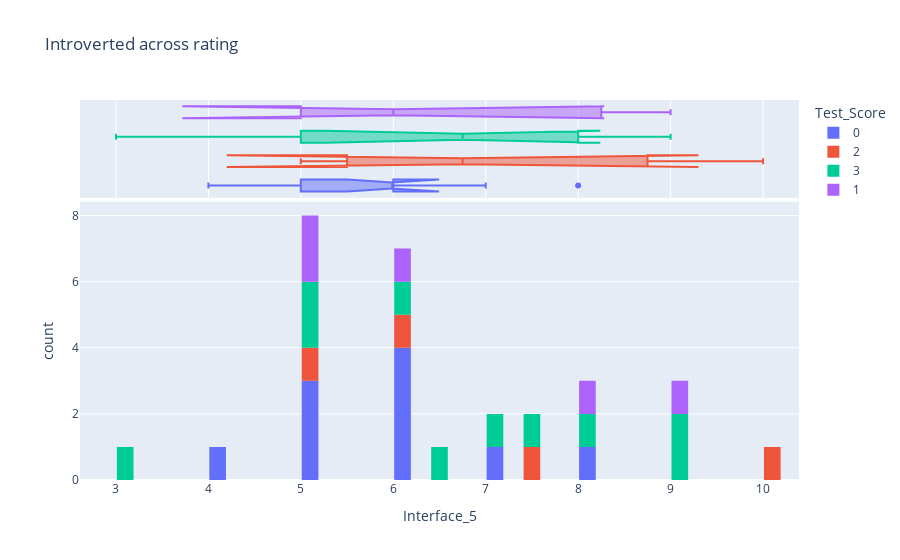

The notebook cell saved with this chart:
### Markdown cell above
# Introverted

### Code cell
y=data.groupby(['Id']).apply(lambda x: x[x['Extraversion'] < 3 ])
fig = px.histogram(y,
                x = "Interface_5",
                nbins = 40,
                marginal = "box",
                color = "Test_Score",
                title='Introverted across rating')

fig.update_layout(bargap=0.1)
fig.show()

### Figure 1 — Plotly figure (JSON) as saved in the notebook; plotly's stock layout.template omitted (floating-point values rounded to 4 significant figures)
{"data": [{"alignmentgroup": "True", "bingroup": "x", "hovertemplate": "Test_Score=0<br>Interface_5=%{x}<br>count=%{y}<extra></extra>", "legendgroup": "0", "marker": {"color": "#636efa", "pattern": {"shape": ""}}, "name": "0", "nbinsx": 40, "offsetgroup": "0", "orientation": "v", "showlegend": true, "type": "histogram", "x": [6, 7, 6, 8, 5, 5, 6, 4, 6, 5], "xaxis": "x", "yaxis": "y"}, {"alignmentgroup": "True", "hovertemplate": "Test_Score=0<br>Interface_5=%{x}<extra></extra>", "legendgroup": "0", "marker": {"color": "#636efa"}, "name": "0", "notched": true, "offsetgroup": "0", "showlegend": false, "type": "box", "x": [6, 7, 6, 8, 5, 5, 6, 4, 6, 5], "xaxis": "x2", "yaxis": "y2"}, {"alignmentgroup": "True", "bingroup": "x", "hovertemplate": "Test_Score=2<br>Interface_5=%{x}<br>count=%{y}<extra></extra>", "legendgroup": "2", "marker": {"color": "#EF553B", "pattern": {"shape": ""}}, "name": "2", "nbinsx": 40, "offsetgroup": "2", "orientation": "v", "showlegend": true, "type": "histogram", "x": [10, 6, 7.5, 5], "xaxis": "x", "yaxis": "y"}, {"alignmentgroup": "True", "hovertemplate": "Test_Score=2<br>Interface_5=%{x}<extra></extra>", "legendgroup": "2", "marker": {"color": "#EF553B"}, "name": "2", "notched": true, "offsetgroup": "2", "showlegend": false, "type": "box", "x": [10, 6, 7.5, 5], "xaxis": "x2", "yaxis": "y2"}, {"alignmentgroup": "True", "bingroup": "x", "hovertemplate": "Test_Score=3<br>Interface_5=%{x}<br>count=%{y}<extra></extra>", "legendgroup": "3", "marker": {"color": "#00cc96", "pattern": {"shape": ""}}, "name": "3", "nbinsx": 40, "offsetgroup": "3", "orientation": "v", "showlegend": true, "type": "histogram", "x": [9, 7.5, 5, 9, 6, 8, 7, 6.5, 3, 5], "xaxis": "x", "yaxis": "y"}, {"alignmentgroup": "True", "hovertemplate": "Test_Score=3<br>Interface_5=%{x}<extra></extra>", "legendgroup": "3", "marker": {"color": "#00cc96"}, "name": "3", "notched": true, "offsetgroup": "3", "showlegend": false, "type": "box", "x": [9, 7.5, 5, 9, 6, 8, 7, 6.5, 3, 5], "xaxis": "x2", "yaxis": "y2"}, {"alignmentgroup": "True", "bingroup": "x", "hovertemplate": "Test_Score=1<br>Interface_5=%{x}<br>count=%{y}<extra></extra>", "legendgroup": "1", "marker": {"color": "#ab63fa", "pattern": {"shape": ""}}, "name": "1", "nbinsx": 40, "offsetgroup": "1", "orientation": "v", "showlegend": true, "type": "histogram", "x": [8, 5, 6, 9, 5], "xaxis": "x", "yaxis": "y"}, {"alignmentgroup": "True", "hovertemplate": "Test_Score=1<br>Interface_5=%{x}<extra></extra>", "legendgroup": "1", "marker": {"color": "#ab63fa"}, "name": "1", "notched": true, "offsetgroup": "1", "showlegend": false, "type": "box", "x": [8, 5, 6, 9, 5], "xaxis": "x2", "yaxis": "y2"}], "layout": {"bargap": 0.1, "barmode": "relative", "legend": {"title": {"text": "Test_Score"}, "tracegroupgap": 0}, "title": {"text": "Introverted across rating"}, "xaxis": {"anchor": "y", "domain": [0, 1], "title": {"text": "Interface_5"}}, "xaxis2": {"anchor": "y2", "domain": [0, 1], "matches": "x", "showgrid": true, "showticklabels": false}, "yaxis": {"anchor": "x", "domain": [0, 0.7326], "title": {"text": "count"}}, "yaxis2": {"anchor": "x2", "domain": [0.7426, 1], "matches": "y2", "showgrid": false, "showline": false, "showticklabels": false, "ticks": ""}}}
